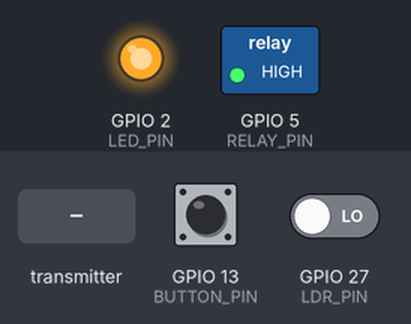
Bench run of a sketch on a simulated ESP32. On the bench: switched loads named in the sketch (green lamp = pin HIGH), output pins drawn as LEDs (lit = HIGH). Inputs (shaded band) come from the test bench; at power-on: GPIO 27 (LDR_PIN) LOW, GPIO 13 (BUTTON_PIN) HIGH. What the sketch prints to the serial monitor is not drawn.

Above: at 1.3 s.
1.4 s: GPIO 27 (LDR_PIN) driven HIGH
At 2.3 s:
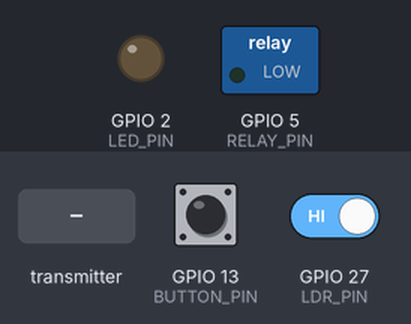
5.0 s: the transmitter starts sending relayCmd = 1
At 6.2 s:
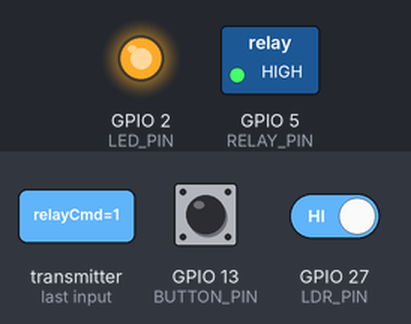
6.5 s: the transmitter starts sending relayCmd = 0
At 7.4 s:
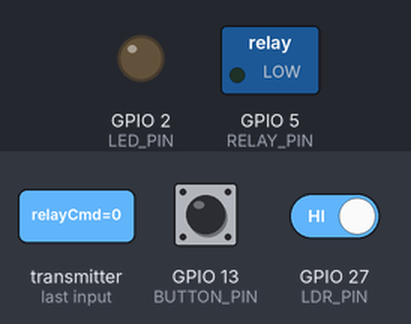
Timing chart, 0 to 9.0 s (numbered marks = the images above; inputs shaded):
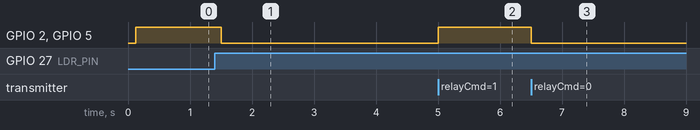

The sketch:

node1.ino
```cpp
#include <WiFi.h>
#include <esp_now.h>
#include <esp_wifi.h>

// ===== PINS =====
#define LDR_PIN 27
#define LED_PIN 2
#define RELAY_PIN 5
#define BUTTON_PIN 13

// ===== MASTER MAC =====
uint8_t masterMAC[] = {0x1C, 0xC3, 0xAB, 0xBA, 0x9D, 0x9C};

// ===== STRUCT =====
typedef struct {
  int nodeId;
  float temp;
  float hum;
  int ldr;
  int relayCmd;
} message_t;

message_t msg;

// ===== CONFIG =====
bool LIGHT_IS_ONE = false;

// ===== STATE =====
bool overrideActive = false;
int overrideState = 0;
unsigned long overrideStartTime = 0;
const unsigned long overrideDuration = 10000;

int lastLdr = -1;
volatile unsigned long lastInterruptTime = 0;

// ===== BUTTON INTERRUPT =====
void IRAM_ATTR buttonISR() {
  unsigned long now = millis();

  if (now - lastInterruptTime > 300) {
    overrideActive = true;
    overrideState = 0;
    overrideStartTime = now;
  }

  lastInterruptTime = now;
}

// ===== RECEIVE FROM MASTER =====
void onReceive(const uint8_t *mac, const uint8_t *incomingData, int len) {
  message_t data;
  memcpy(&data, incomingData, sizeof(data));

  overrideActive = true;
  overrideState = data.relayCmd;
  overrideStartTime = millis();

  Serial.print("📩 Blynk Command: ");
  Serial.println(overrideState);
}

// ===== LDR READ =====
int readLDR() {
  int count = 0;

  for (int i = 0; i < 5; i++) {
    count += digitalRead(LDR_PIN);
    delay(5);
  }

  return (count >= 3) ? 1 : 0;
}

void setup() {
  Serial.begin(115200);

  pinMode(LDR_PIN, INPUT);
  pinMode(LED_PIN, OUTPUT);
  pinMode(RELAY_PIN, OUTPUT);

  pinMode(BUTTON_PIN, INPUT_PULLUP);
  attachInterrupt(digitalPinToInterrupt(BUTTON_PIN), buttonISR, FALLING);

  digitalWrite(LED_PIN, LOW);
  digitalWrite(RELAY_PIN, LOW);

  // ===== WIFI + CHANNEL =====
  WiFi.mode(WIFI_STA);
  WiFi.disconnect();
  delay(100);

  esp_wifi_set_channel(6, WIFI_SECOND_CHAN_NONE);

  // ===== ESP-NOW =====
  if (esp_now_init() != ESP_OK) {
    Serial.println("❌ ESP-NOW Init Failed");
    return;
  }

  esp_now_register_recv_cb(onReceive);

  esp_now_peer_info_t peer = {};
  memcpy(peer.peer_addr, masterMAC, 6);
  peer.channel = 6;
  peer.encrypt = false;
  esp_now_add_peer(&peer);

  Serial.println("🚀 NODE 1 READY");
}

void loop() {

  int raw = readLDR();
  bool lightDetected = LIGHT_IS_ONE ? (raw == 1) : (raw == 0);

  // ===== OVERRIDE TIMEOUT =====
  if (overrideActive && millis() - overrideStartTime > overrideDuration) {
    overrideActive = false;
    Serial.println("⏱ Override expired");
  }

  // ===== CONTROL (NO SERIAL SPAM) =====
  if (overrideActive) {

    if (overrideState == 1) {
      digitalWrite(LED_PIN, HIGH);
      digitalWrite(RELAY_PIN, HIGH);
    } else {
      digitalWrite(LED_PIN, LOW);
      digitalWrite(RELAY_PIN, LOW);
    }

  } else {

    if (lightDetected) {
      digitalWrite(LED_PIN, HIGH);
      digitalWrite(RELAY_PIN, HIGH);
    } else {
      digitalWrite(LED_PIN, LOW);
      digitalWrite(RELAY_PIN, LOW);
    }
  }

  // ===== ONLY ON CHANGE =====
  if (raw != lastLdr) {

    Serial.print("🔔 LDR STATE CHANGED → ");

    if (lightDetected) {
      Serial.println("LIGHT DETECTED (ON)");
    } else {
      Serial.println("DARK (OFF)");
    }

    msg.nodeId = 1;
    msg.ldr = raw;
    msg.temp = 0;
    msg.hum = 0;
    msg.relayCmd = 0;

    esp_now_send(masterMAC, (uint8_t *)&msg, sizeof(msg));
  }

  lastLdr = raw;

  delay(100);
}
```

Measured:
- after the input at 1.4 s, GPIO 2 (LED_PIN), GPIO 5 (RELAY_PIN): HIGH → LOW after 0.10 s
- after the input at 5.0 s, GPIO 2 (LED_PIN), GPIO 5 (RELAY_PIN): LOW → HIGH at once
- after the input at 6.5 s, GPIO 2 (LED_PIN), GPIO 5 (RELAY_PIN): HIGH → LOW at once
